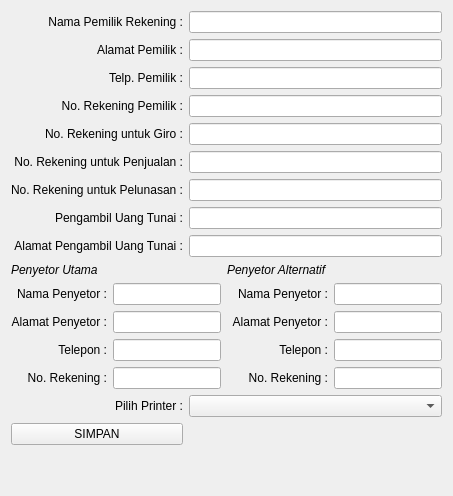
        <widget class="QWidget" name="tab_2">
         <attribute name="title">
          <string>Informasi</string>
         </attribute>
         <layout class="QGridLayout" name="gridLayout_4">
          <item row="0" column="0">
           <layout class="QGridLayout" name="gridLayout_3">
            <item row="4" column="0">
             <widget class="QLabel" name="label">
              <property name="text">
               <string>No. Rekening untuk Giro :</string>
              </property>
              <property name="alignment">
               <set>Qt::AlignRight|Qt::AlignTrailing|Qt::AlignVCenter</set>
              </property>
             </widget>
            </item>
            <item row="0" column="0">
             <widget class="QLabel" name="label_2">
              <property name="text">
               <string>Nama Pemilik Rekening :</string>
              </property>
              <property name="alignment">
               <set>Qt::AlignRight|Qt::AlignTrailing|Qt::AlignVCenter</set>
              </property>
             </widget>
            </item>
            <item row="6" column="1">
             <widget class="QLineEdit" name="lineEditRekPelunasan"/>
            </item>
            <item row="4" column="1">
             <widget class="QLineEdit" name="lineEditRekGiro"/>
            </item>
            <item row="6" column="0">
             <widget class="QLabel" name="label_22">
              <property name="text">
               <string>No. Rekening untuk Pelunasan :</string>
              </property>
              <property name="alignment">
               <set>Qt::AlignRight|Qt::AlignTrailing|Qt::AlignVCenter</set>
              </property>
             </widget>
            </item>
            <item row="5" column="0">
             <widget class="QLabel" name="label_21">
              <property name="text">
               <string>No. Rekening untuk Penjualan :</string>
              </property>
              <property name="alignment">
               <set>Qt::AlignRight|Qt::AlignTrailing|Qt::AlignVCenter</set>
              </property>
             </widget>
            </item>
            <item row="5" column="1">
             <widget class="QLineEdit" name="lineEditRekPenjualan"/>
            </item>
            <item row="0" column="1">
             <widget class="QLineEdit" name="lineEditNmPemilik"/>
            </item>
            <item row="11" column="0">
             <widget class="QLabel" name="label_4">
              <property name="text">
               <string>Pilih Printer :</string>
              </property>
              <property name="alignment">
               <set>Qt::AlignRight|Qt::AlignTrailing|Qt::AlignVCenter</set>
              </property>
             </widget>
            </item>
            <item row="3" column="1">
             <widget class="QLineEdit" name="lineEditRekPemilik"/>
            </item>
            <item row="11" column="1">
             <widget class="QComboBox" name="comboBoxListPrinter"/>
            </item>
            <item row="3" column="0">
             <widget class="QLabel" name="label_5">
              <property name="text">
               <string>No. Rekening Pemilik :</string>
              </property>
              <property name="alignment">
               <set>Qt::AlignRight|Qt::AlignTrailing|Qt::AlignVCenter</set>
              </property>
             </widget>
            </item>
            <item row="10" column="0" colspan="2">
             <layout class="QGridLayout" name="gridLayout_5">
              <item row="0" column="0">
               <layout class="QGridLayout" name="gridLayout_7">
                <item row="3" column="0">
                 <widget class="QLabel" name="label_11">
                  <property name="text">
                   <string>Telepon :</string>
                  </property>
                  <property name="alignment">
                   <set>Qt::AlignRight|Qt::AlignTrailing|Qt::AlignVCenter</set>
                  </property>
                 </widget>
                </item>
                <item row="4" column="0">
                 <widget class="QLabel" name="label_13">
                  <property name="text">
                   <string>No. Rekening :</string>
                  </property>
                  <property name="alignment">
                   <set>Qt::AlignRight|Qt::AlignTrailing|Qt::AlignVCenter</set>
                  </property>
                 </widget>
                </item>
                <item row="2" column="0">
                 <widget class="QLabel" name="label_12">
                  <property name="text">
                   <string>Alamat Penyetor :</string>
                  </property>
                  <property name="alignment">
                   <set>Qt::AlignRight|Qt::AlignTrailing|Qt::AlignVCenter</set>
                  </property>
                 </widget>
                </item>
                <item row="4" column="1">
                 <widget class="QLineEdit" name="lineEditNoRek1"/>
                </item>
                <item row="3" column="1">
                 <widget class="QLineEdit" name="lineEditTelp1"/>
                </item>
                <item row="1" column="1">
                 <widget class="QLineEdit" name="lineEditNm1"/>
                </item>
                <item row="1" column="0">
                 <widget class="QLabel" name="label_10">
                  <property name="text">
                   <string>Nama Penyetor :</string>
                  </property>
                  <property name="alignment">
                   <set>Qt::AlignRight|Qt::AlignTrailing|Qt::AlignVCenter</set>
                  </property>
                 </widget>
                </item>
                <item row="0" column="0">
                 <widget class="QLabel" name="label_14">
                  <property name="font">
                   <font>
                    <weight>50</weight>
                    <italic>true</italic>
                    <bold>false</bold>
                   </font>
                  </property>
                  <property name="text">
                   <string>Penyetor Utama</string>
                  </property>
                 </widget>
                </item>
                <item row="3" column="3">
                 <widget class="QLineEdit" name="lineEditTelp2"/>
                </item>
                <item row="3" column="2">
                 <widget class="QLabel" name="label_25">
                  <property name="text">
                   <string>Telepon :</string>
                  </property>
                  <property name="alignment">
                   <set>Qt::AlignRight|Qt::AlignTrailing|Qt::AlignVCenter</set>
                  </property>
                 </widget>
                </item>
                <item row="4" column="3">
                 <widget class="QLineEdit" name="lineEditNoRek2"/>
                </item>
                <item row="0" column="2">
                 <widget class="QLabel" name="label_30">
                  <property name="font">
                   <font>
                    <weight>50</weight>
                    <italic>true</italic>
                    <bold>false</bold>
                   </font>
                  </property>
                  <property name="text">
                   <string>Penyetor Alternatif</string>
                  </property>
                 </widget>
                </item>
                <item row="4" column="2">
                 <widget class="QLabel" name="label_26">
                  <property name="text">
                   <string>No. Rekening :</string>
                  </property>
                  <property name="alignment">
                   <set>Qt::AlignRight|Qt::AlignTrailing|Qt::AlignVCenter</set>
                  </property>
                 </widget>
                </item>
                <item row="1" column="2">
                 <widget class="QLabel" name="label_29">
                  <property name="text">
                   <string>Nama Penyetor :</string>
                  </property>
                  <property name="alignment">
                   <set>Qt::AlignRight|Qt::AlignTrailing|Qt::AlignVCenter</set>
                  </property>
                 </widget>
                </item>
                <item row="1" column="3">
                 <widget class="QLineEdit" name="lineEditNm2"/>
                </item>
                <item row="2" column="2">
                 <widget class="QLabel" name="label_15">
                  <property name="text">
                   <string>Alamat Penyetor :</string>
                  </property>
                  <property name="alignment">
                   <set>Qt::AlignRight|Qt::AlignTrailing|Qt::AlignVCenter</set>
                  </property>
                 </widget>
                </item>
                <item row="2" column="3">
                 <widget class="QLineEdit" name="lineEditAlamat2"/>
                </item>
                <item row="2" column="1">
                 <widget class="QLineEdit" name="lineEditAlamat1"/>
                </item>
               </layout>
              </item>
             </layout>
            </item>
            <item row="13" column="0">
             <spacer name="verticalSpacer">
              <property name="orientation">
               <enum>Qt::Vertical</enum>
              </property>
              <property name="sizeHint" stdset="0">
               <size>
                <width>20</width>
                <height>40</height>
               </size>
              </property>
             </spacer>
            </item>
            <item row="12" column="0">
             <widget class="QPushButton" name="pushButtonSimpanInformasi">
              <property name="text">
               <string>SIMPAN</string>
              </property>
              <property name="icon">
               <iconset resource="../../icon.qrc">
                <normaloff>:/icon/DESIGN/icon/32x32/disk.png</normaloff>:/icon/DESIGN/icon/32x32/disk.png</iconset>
              </property>
              <property name="iconSize">
               <size>
                <width>32</width>
                <height>32</height>
               </size>
              </property>
             </widget>
            </item>
            <item row="1" column="0">
             <widget class="QLabel" name="label_6">
              <property name="text">
               <string>Alamat Pemilik :</string>
              </property>
              <property name="alignment">
               <set>Qt::AlignRight|Qt::AlignTrailing|Qt::AlignVCenter</set>
              </property>
             </widget>
            </item>
            <item row="1" column="1">
             <widget class="QLineEdit" name="lineEditAlamatPemilik"/>
            </item>
            <item row="2" column="0">
             <widget class="QLabel" name="label_8">
              <property name="text">
               <string>Telp. Pemilik :</string>
              </property>
              <property name="alignment">
               <set>Qt::AlignRight|Qt::AlignTrailing|Qt::AlignVCenter</set>
              </property>
             </widget>
            </item>
            <item row="2" column="1">
             <widget class="QLineEdit" name="lineEditTelpPemilik"/>
            </item>
            <item row="7" column="0">
             <widget class="QLabel" name="label_65">
              <property name="text">
               <string>Pengambil Uang Tunai :</string>
              </property>
              <property name="alignment">
               <set>Qt::AlignRight|Qt::AlignTrailing|Qt::AlignVCenter</set>
              </property>
             </widget>
            </item>
            <item row="7" column="1">
             <widget class="QLineEdit" name="lineEditPengambil"/>
            </item>
            <item row="8" column="0">
             <widget class="QLabel" name="label_66">
              <property name="text">
               <string>Alamat Pengambil Uang Tunai :</string>
              </property>
              <property name="alignment">
               <set>Qt::AlignRight|Qt::AlignTrailing|Qt::AlignVCenter</set>
              </property>
             </widget>
            </item>
            <item row="8" column="1">
             <widget class="QLineEdit" name="lineEditAlamatPengambil"/>
            </item>
           </layout>
          </item>
         </layout>
        </widget>
